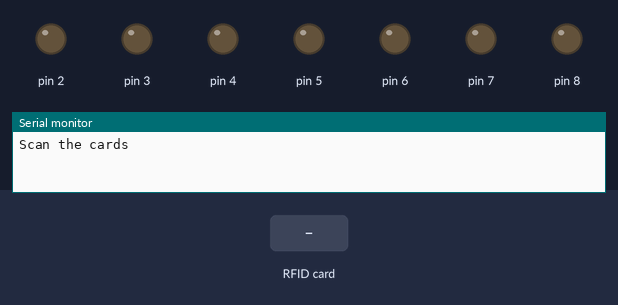
The sketch below on a simulated Arduino Uno, built with avr-gcc and run on an emulated ATmega328P. Shown: output pins drawn as LEDs (lit = HIGH), the last lines printed to the serial monitor. Inputs (shaded band) come from the test bench. Pins used as bus, display or sensor lines are not drawn.

Above: at 1.2 s.
1.3 s: RFID card E9 A0 97 1A held to the reader
At 1.46 s:
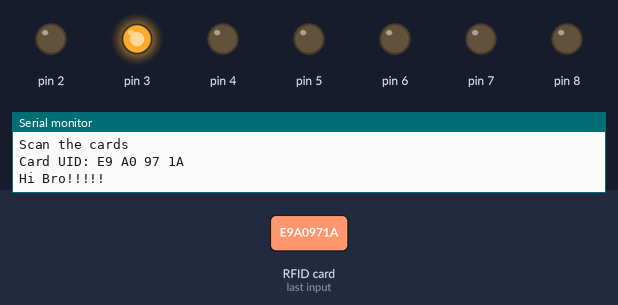
4.3 s: RFID card 01 02 03 04 held to the reader
At 5.03 s:
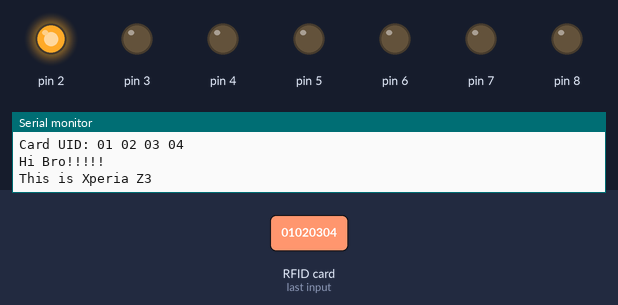
7.3 s: RFID card 5E 7A 19 C4 held to the reader
At 8.4 s:
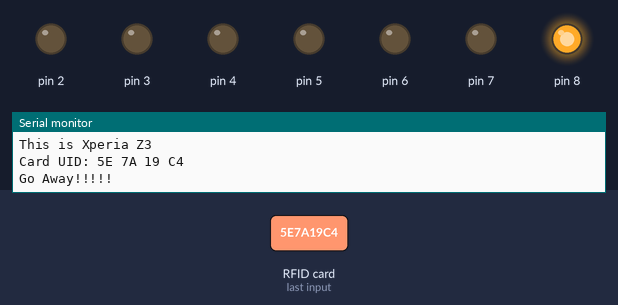
Timing chart, 0 to 10.8 s (numbered marks = the images above; inputs shaded):
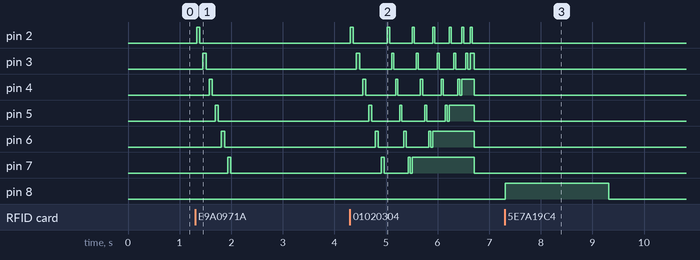

The sketch:

Phan_loai.ino
```cpp
#include <SPI.h>
#include <MFRC522.h>

#define SS_PIN 10
#define RST_PIN 9

MFRC522 mfrc522(SS_PIN, RST_PIN);        // Create MFRC522 instance.
MFRC522::MIFARE_Key key;

int a;
int i;
int RFID_status;
int RFID_read = 0;

void setup() {
        Serial.begin(9600);        // Initialize serial communications with the PC
        while (!Serial);           // Do nothing if no serial port is opened (added for Arduinos based on ATMEGA32U4)
        SPI.begin();               // Init SPI bus
        mfrc522.PCD_Init();        // Init MFRC522 card
        Serial.println(F("Scan the cards"));

        for (i=2;i<=9;i=i+1)
        {pinMode(i, OUTPUT);}
}

void loop() {

        // Look for new cards, and select one if present
        if ( ! mfrc522.PICC_IsNewCardPresent() || ! mfrc522.PICC_ReadCardSerial() ) {
            delay(50);
            return;
        }

        // Dump UID
        Serial.print(F("Card UID:"));
        for (byte i = 0; i < mfrc522.uid.size; i++) {
                Serial.print(mfrc522.uid.uidByte[i] < 0x10 ? " 0" : " ");
                Serial.print(mfrc522.uid.uidByte[i], HEX);
        }
        Serial.println();

    String rfidUid = "";
    for (byte i = 0; i < mfrc522.uid.size; i++) {
    rfidUid += String(mfrc522.uid.uidByte[i] < 0x10 ? " 0" : " ");
    rfidUid += String(mfrc522.uid.uidByte[i], HEX);
  }
  rfidUid.toUpperCase();

  Serial.println();

        if ((rfidUid == " E9 A0 97 1A") ^ (rfidUid == " 01 02 03 04"))
          {
            Serial.println("Hi Bro!!!!!");
             Serial.println();
          for (i=2;i<=7;i=i+1)
          {digitalWrite(i, HIGH);
          delay(60);
          digitalWrite(i, LOW);
          delay(60);
           }
          }
         else{
          Serial.println("Go Away!!!!!");
          digitalWrite(8, HIGH);
          delay(2000);
          digitalWrite(8, LOW);
          delay(2000);
         }

         if (rfidUid == " 01 02 03 04")
         {
           void loop();
         {
         Serial.println("This is Xperia Z3");
         for (a=2;a<=7;a=a+1)
{
  for(i=2;i<=9-a;i=i+1)
  {
    digitalWrite(i, HIGH);
    delay(40);
    digitalWrite(i, LOW);
    delay(40);
  }
  digitalWrite(9-a, HIGH);
}
for (i=2;i<=7;i=i+1)
{
  digitalWrite(i, LOW);
}
}
         }

  }
```

Measured:
- after the input at 1.3 s, pin 2: LOW → HIGH at once, → LOW 0.06 s later; pin 3: LOW → HIGH after 0.15 s, → LOW 0.06 s later; pin 4: LOW → HIGH after 0.27 s, → LOW 0.06 s later; pin 5: LOW → HIGH after 0.39 s, → LOW 0.06 s later; pin 6: LOW → HIGH after 0.51 s, → LOW 0.06 s later
- after the input at 4.3 s, pin 7: goes HIGH 0.06 s, LOW 0.46 s, HIGH 0.04 s, LOW 0.04 s, HIGH 1.2 s, then LOW, starting after 0.61 s
- after the input at 7.3 s, pin 8: LOW → HIGH at once, → LOW 2.0 s later
